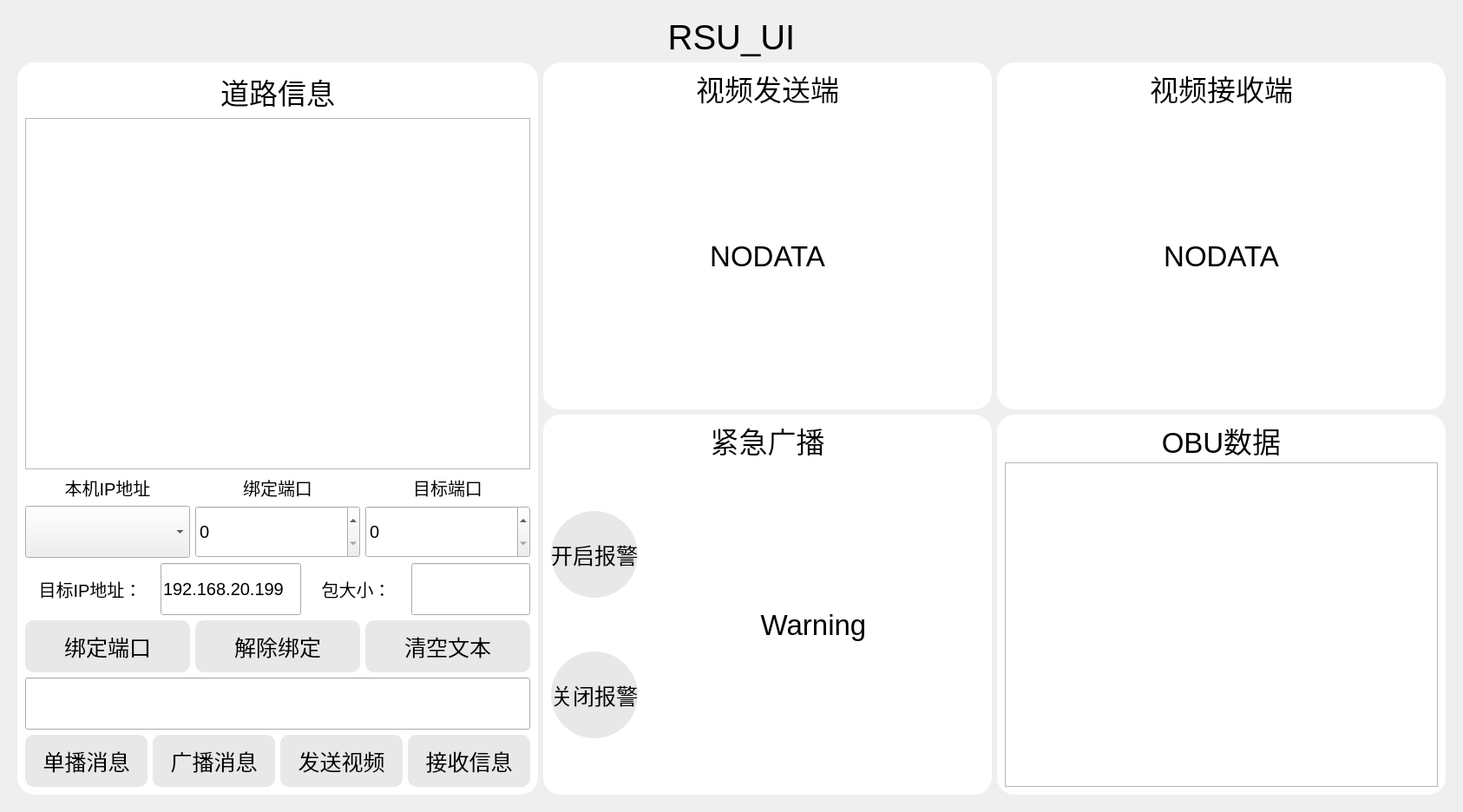
<?xml version="1.0" encoding="UTF-8"?>
<ui version="4.0">
 <class>Widget</class>
 <widget class="QWidget" name="Widget">
  <property name="geometry">
   <rect>
    <x>0</x>
    <y>0</y>
    <width>1686</width>
    <height>936</height>
   </rect>
  </property>
  <property name="windowTitle">
   <string>Widget</string>
  </property>
  <layout class="QGridLayout" name="gridLayout_2">
   <item row="0" column="0">
    <widget class="QWidget" name="widget_4" native="true">
     <property name="styleSheet">
      <string notr="true"/>
     </property>
     <layout class="QVBoxLayout" name="verticalLayout_7">
      <item>
       <layout class="QHBoxLayout" name="horizontalLayout_4">
        <item>
         <widget class="QLabel" name="label">
          <property name="font">
           <font>
            <pointsize>30</pointsize>
           </font>
          </property>
          <property name="text">
           <string>RSU_UI</string>
          </property>
          <property name="alignment">
           <set>Qt::AlignCenter</set>
          </property>
         </widget>
        </item>
       </layout>
      </item>
      <item>
       <layout class="QHBoxLayout" name="horizontalLayout_6">
        <item>
         <widget class="QWidget" name="widget" native="true">
          <property name="sizePolicy">
           <sizepolicy hsizetype="Preferred" vsizetype="Preferred">
            <horstretch>0</horstretch>
            <verstretch>0</verstretch>
           </sizepolicy>
          </property>
          <property name="maximumSize">
           <size>
            <width>600</width>
            <height>16777215</height>
           </size>
          </property>
          <property name="styleSheet">
           <string notr="true">QWidget#widget{
    background-color:white;
    border-radius:20px;
}</string>
          </property>
          <layout class="QVBoxLayout" name="verticalLayout_3">
           <item>
            <widget class="QLabel" name="label_5">
             <property name="font">
              <font>
               <pointsize>25</pointsize>
              </font>
             </property>
             <property name="text">
              <string>道路信息</string>
             </property>
             <property name="alignment">
              <set>Qt::AlignCenter</set>
             </property>
            </widget>
           </item>
           <item>
            <widget class="QTextBrowser" name="textBrowser">
             <property name="minimumSize">
              <size>
               <width>500</width>
               <height>200</height>
              </size>
             </property>
             <property name="maximumSize">
              <size>
               <width>800</width>
               <height>16777215</height>
              </size>
             </property>
            </widget>
           </item>
           <item>
            <layout class="QGridLayout" name="gridLayout">
             <item row="0" column="0">
              <widget class="QLabel" name="label_2">
               <property name="minimumSize">
                <size>
                 <width>150</width>
                 <height>30</height>
                </size>
               </property>
               <property name="font">
                <font>
                 <pointsize>15</pointsize>
                </font>
               </property>
               <property name="text">
                <string>本机IP地址</string>
               </property>
               <property name="alignment">
                <set>Qt::AlignCenter</set>
               </property>
              </widget>
             </item>
             <item row="1" column="0">
              <widget class="QComboBox" name="comboBox">
               <property name="minimumSize">
                <size>
                 <width>150</width>
                 <height>60</height>
                </size>
               </property>
               <property name="font">
                <font>
                 <pointsize>15</pointsize>
                </font>
               </property>
              </widget>
             </item>
             <item row="0" column="1">
              <widget class="QLabel" name="label_3">
               <property name="minimumSize">
                <size>
                 <width>150</width>
                 <height>30</height>
                </size>
               </property>
               <property name="font">
                <font>
                 <pointsize>15</pointsize>
                </font>
               </property>
               <property name="text">
                <string>绑定端口</string>
               </property>
               <property name="alignment">
                <set>Qt::AlignCenter</set>
               </property>
              </widget>
             </item>
             <item row="1" column="2">
              <widget class="QSpinBox" name="spinBox_2">
               <property name="minimumSize">
                <size>
                 <width>150</width>
                 <height>60</height>
                </size>
               </property>
               <property name="font">
                <font>
                 <pointsize>15</pointsize>
                </font>
               </property>
              </widget>
             </item>
             <item row="1" column="1">
              <widget class="QSpinBox" name="spinBox">
               <property name="minimumSize">
                <size>
                 <width>150</width>
                 <height>60</height>
                </size>
               </property>
               <property name="font">
                <font>
                 <pointsize>15</pointsize>
                </font>
               </property>
               <property name="value">
                <number>0</number>
               </property>
              </widget>
             </item>
             <item row="0" column="2">
              <widget class="QLabel" name="label_4">
               <property name="minimumSize">
                <size>
                 <width>150</width>
                 <height>30</height>
                </size>
               </property>
               <property name="font">
                <font>
                 <pointsize>15</pointsize>
                </font>
               </property>
               <property name="text">
                <string>目标端口</string>
               </property>
               <property name="alignment">
                <set>Qt::AlignCenter</set>
               </property>
              </widget>
             </item>
            </layout>
           </item>
           <item>
            <layout class="QHBoxLayout" name="horizontalLayout_2">
             <item>
              <widget class="QLabel" name="label_6">
               <property name="minimumSize">
                <size>
                 <width>150</width>
                 <height>30</height>
                </size>
               </property>
               <property name="font">
                <font>
                 <pointsize>15</pointsize>
                </font>
               </property>
               <property name="text">
                <string>目标IP地址：</string>
               </property>
               <property name="alignment">
                <set>Qt::AlignCenter</set>
               </property>
              </widget>
             </item>
             <item>
              <widget class="QLineEdit" name="lineEdit_2">
               <property name="minimumSize">
                <size>
                 <width>0</width>
                 <height>60</height>
                </size>
               </property>
               <property name="font">
                <font>
                 <pointsize>15</pointsize>
                </font>
               </property>
               <property name="text">
                <string>192.168.20.199</string>
               </property>
              </widget>
             </item>
             <item>
              <widget class="QLabel" name="label_11">
               <property name="minimumSize">
                <size>
                 <width>115</width>
                 <height>30</height>
                </size>
               </property>
               <property name="font">
                <font>
                 <pointsize>15</pointsize>
                </font>
               </property>
               <property name="text">
                <string>包大小：</string>
               </property>
               <property name="alignment">
                <set>Qt::AlignCenter</set>
               </property>
              </widget>
             </item>
             <item>
              <widget class="QLineEdit" name="lineEdit_3">
               <property name="minimumSize">
                <size>
                 <width>0</width>
                 <height>60</height>
                </size>
               </property>
               <property name="maximumSize">
                <size>
                 <width>150</width>
                 <height>16777215</height>
                </size>
               </property>
               <property name="font">
                <font>
                 <pointsize>15</pointsize>
                </font>
               </property>
              </widget>
             </item>
            </layout>
           </item>
           <item>
            <layout class="QHBoxLayout" name="horizontalLayout">
             <item>
              <widget class="QPushButton" name="pushButton">
               <property name="minimumSize">
                <size>
                 <width>150</width>
                 <height>60</height>
                </size>
               </property>
               <property name="font">
                <font>
                 <pointsize>-1</pointsize>
                </font>
               </property>
               <property name="styleSheet">
                <string notr="true">QPushButton#pushButton{
    background-color:#aadddddd;
    font-size:25px;
    border-radius:10px;
}
QPushButton#pushButton:pressed{
    background-color:green;
    font-size:25px;
    color:white;
    border-radius:10px;
    border:none;
}</string>
               </property>
               <property name="text">
                <string>绑定端口</string>
               </property>
               <property name="checkable">
                <bool>true</bool>
               </property>
              </widget>
             </item>
             <item>
              <widget class="QPushButton" name="pushButton_2">
               <property name="minimumSize">
                <size>
                 <width>150</width>
                 <height>60</height>
                </size>
               </property>
               <property name="font">
                <font>
                 <pointsize>-1</pointsize>
                </font>
               </property>
               <property name="styleSheet">
                <string notr="true">QPushButton#pushButton_2{
    background-color:#aadddddd;
    font-size:25px;
    border-radius:10px;
}
QPushButton#pushButton_2:pressed{
    background-color:green;
    font-size:25px;
    color:white;
    border-radius:10px;
    border:none;
}</string>
               </property>
               <property name="text">
                <string>解除绑定</string>
               </property>
               <property name="checkable">
                <bool>true</bool>
               </property>
              </widget>
             </item>
             <item>
              <widget class="QPushButton" name="pushButton_3">
               <property name="minimumSize">
                <size>
                 <width>150</width>
                 <height>60</height>
                </size>
               </property>
               <property name="font">
                <font>
                 <pointsize>-1</pointsize>
                </font>
               </property>
               <property name="styleSheet">
                <string notr="true">QPushButton#pushButton_3{
    background-color:#aadddddd;
    font-size:25px;
    border-radius:10px;
}
QPushButton#pushButton_3:pressed{
    background-color:green;
    font-size:25px;
    color:white;
    border-radius:10px;
    border:none;
}</string>
               </property>
               <property name="text">
                <string>清空文本</string>
               </property>
               <property name="checkable">
                <bool>true</bool>
               </property>
              </widget>
             </item>
            </layout>
           </item>
           <item>
            <widget class="QLineEdit" name="lineEdit">
             <property name="minimumSize">
              <size>
               <width>0</width>
               <height>60</height>
              </size>
             </property>
             <property name="font">
              <font>
               <pointsize>15</pointsize>
              </font>
             </property>
            </widget>
           </item>
           <item>
            <layout class="QHBoxLayout" name="horizontalLayout_5">
             <item>
              <widget class="QPushButton" name="pushButton_4">
               <property name="minimumSize">
                <size>
                 <width>100</width>
                 <height>60</height>
                </size>
               </property>
               <property name="font">
                <font>
                 <pointsize>-1</pointsize>
                </font>
               </property>
               <property name="styleSheet">
                <string notr="true">QPushButton#pushButton_4{
    background-color:#aadddddd;
    font-size:25px;
    border-radius:10px;
}
QPushButton#pushButton_4:pressed{
    background-color:green;
    font-size:25px;
    color:white;
    border-radius:10px;
    border:none;
}</string>
               </property>
               <property name="text">
                <string>单播消息</string>
               </property>
               <property name="checkable">
                <bool>true</bool>
               </property>
              </widget>
             </item>
             <item>
              <widget class="QPushButton" name="pushButton_5">
               <property name="minimumSize">
                <size>
                 <width>100</width>
                 <height>60</height>
                </size>
               </property>
               <property name="font">
                <font>
                 <pointsize>-1</pointsize>
                </font>
               </property>
               <property name="styleSheet">
                <string notr="true">QPushButton#pushButton_5{
    background-color:#aadddddd;
    font-size:25px;
    border-radius:10px;
}
QPushButton#pushButton_5:pressed{
    background-color:green;
    font-size:25px;
    color:white;
    border-radius:10px;
    border:none;
}</string>
               </property>
               <property name="text">
                <string>广播消息</string>
               </property>
               <property name="checkable">
                <bool>true</bool>
               </property>
              </widget>
             </item>
             <item>
              <widget class="QPushButton" name="pushButton_11">
               <property name="minimumSize">
                <size>
                 <width>100</width>
                 <height>60</height>
                </size>
               </property>
               <property name="font">
                <font>
                 <pointsize>-1</pointsize>
                </font>
               </property>
               <property name="styleSheet">
                <string notr="true">QPushButton#pushButton_11{
    background-color:#aadddddd;
    font-size:25px;
    border-radius:10px;
}
QPushButton#pushButton_11:pressed{
    background-color:green;
    font-size:25px;
    color:white;
    border-radius:10px;
    border:none;
}</string>
               </property>
               <property name="text">
                <string>发送视频</string>
               </property>
               <property name="checkable">
                <bool>true</bool>
               </property>
              </widget>
             </item>
             <item>
              <widget class="QPushButton" name="pushButton_12">
               <property name="minimumSize">
                <size>
                 <width>100</width>
                 <height>60</height>
                </size>
               </property>
               <property name="font">
                <font>
                 <pointsize>-1</pointsize>
                </font>
               </property>
               <property name="styleSheet">
                <string notr="true">QPushButton#pushButton_12{
    background-color:#aadddddd;
    font-size:25px;
    border-radius:10px;
}
QPushButton#pushButton_12:pressed{
    background-color:green;
    font-size:25px;
    color:white;
    border-radius:10px;
    border:none;
}</string>
               </property>
               <property name="text">
                <string>接收信息</string>
               </property>
               <property name="checkable">
                <bool>true</bool>
               </property>
              </widget>
             </item>
            </layout>
           </item>
          </layout>
         </widget>
        </item>
        <item>
         <layout class="QGridLayout" name="gridLayout_3">
          <item row="0" column="0">
           <widget class="QWidget" name="widget_3" native="true">
            <property name="minimumSize">
             <size>
              <width>500</width>
              <height>400</height>
             </size>
            </property>
            <property name="styleSheet">
             <string notr="true">QWidget#widget_3{
    background-color:white;
    border-radius:20px;
}</string>
            </property>
            <layout class="QVBoxLayout" name="verticalLayout">
             <item>
              <widget class="QLabel" name="label_10">
               <property name="minimumSize">
                <size>
                 <width>0</width>
                 <height>40</height>
                </size>
               </property>
               <property name="maximumSize">
                <size>
                 <width>16777215</width>
                 <height>40</height>
                </size>
               </property>
               <property name="font">
                <font>
                 <pointsize>25</pointsize>
                </font>
               </property>
               <property name="text">
                <string>视频发送端</string>
               </property>
               <property name="alignment">
                <set>Qt::AlignCenter</set>
               </property>
              </widget>
             </item>
             <item>
              <widget class="QLabel" name="label_7">
               <property name="minimumSize">
                <size>
                 <width>0</width>
                 <height>320</height>
                </size>
               </property>
               <property name="font">
                <font>
                 <pointsize>25</pointsize>
                </font>
               </property>
               <property name="text">
                <string>NODATA</string>
               </property>
               <property name="alignment">
                <set>Qt::AlignCenter</set>
               </property>
              </widget>
             </item>
            </layout>
           </widget>
          </item>
          <item row="0" column="1">
           <widget class="QWidget" name="widget_2" native="true">
            <property name="minimumSize">
             <size>
              <width>500</width>
              <height>400</height>
             </size>
            </property>
            <property name="styleSheet">
             <string notr="true">QWidget#widget_2{
    background-color:white;
    border-radius:20px;
}</string>
            </property>
            <layout class="QVBoxLayout" name="verticalLayout_2">
             <item>
              <widget class="QLabel" name="label_8">
               <property name="minimumSize">
                <size>
                 <width>0</width>
                 <height>40</height>
                </size>
               </property>
               <property name="maximumSize">
                <size>
                 <width>16777215</width>
                 <height>40</height>
                </size>
               </property>
               <property name="font">
                <font>
                 <pointsize>25</pointsize>
                </font>
               </property>
               <property name="text">
                <string>视频接收端</string>
               </property>
               <property name="alignment">
                <set>Qt::AlignCenter</set>
               </property>
              </widget>
             </item>
             <item>
              <widget class="QLabel" name="label_9">
               <property name="minimumSize">
                <size>
                 <width>0</width>
                 <height>320</height>
                </size>
               </property>
               <property name="font">
                <font>
                 <pointsize>25</pointsize>
                </font>
               </property>
               <property name="text">
                <string>NODATA</string>
               </property>
               <property name="alignment">
                <set>Qt::AlignCenter</set>
               </property>
              </widget>
             </item>
            </layout>
           </widget>
          </item>
          <item row="1" column="0">
           <widget class="QWidget" name="widget_5" native="true">
            <property name="minimumSize">
             <size>
              <width>500</width>
              <height>400</height>
             </size>
            </property>
            <property name="styleSheet">
             <string notr="true">QWidget#widget_5{
    background-color:white;
    border-radius:20px;
}</string>
            </property>
            <layout class="QVBoxLayout" name="verticalLayout_5">
             <item>
              <widget class="QLabel" name="label_12">
               <property name="minimumSize">
                <size>
                 <width>0</width>
                 <height>40</height>
                </size>
               </property>
               <property name="maximumSize">
                <size>
                 <width>16777215</width>
                 <height>40</height>
                </size>
               </property>
               <property name="font">
                <font>
                 <pointsize>25</pointsize>
                </font>
               </property>
               <property name="styleSheet">
                <string notr="true">QWidget#widget_5{
    background-color:white;
    border-radius:20px;
}</string>
               </property>
               <property name="text">
                <string>紧急广播</string>
               </property>
               <property name="alignment">
                <set>Qt::AlignCenter</set>
               </property>
              </widget>
             </item>
             <item>
              <layout class="QHBoxLayout" name="horizontalLayout_3" stretch="1,4">
               <item>
                <layout class="QVBoxLayout" name="verticalLayout_4">
                 <item>
                  <widget class="QPushButton" name="pushButton_6">
                   <property name="minimumSize">
                    <size>
                     <width>100</width>
                     <height>100</height>
                    </size>
                   </property>
                   <property name="maximumSize">
                    <size>
                     <width>100</width>
                     <height>100</height>
                    </size>
                   </property>
                   <property name="styleSheet">
                    <string notr="true">QPushButton#pushButton_6{
    background-color:#aadddddd;
    font-size:25px;
    border-radius:50px;
}
QPushButton#pushButton_6:pressed{
    background-color:green;
    font-size:25px;
    color:white;
    border-radius:50px;
    border:none;
}</string>
                   </property>
                   <property name="text">
                    <string>开启报警</string>
                   </property>
                  </widget>
                 </item>
                 <item>
                  <widget class="QPushButton" name="pushButton_7">
                   <property name="minimumSize">
                    <size>
                     <width>100</width>
                     <height>100</height>
                    </size>
                   </property>
                   <property name="maximumSize">
                    <size>
                     <width>100</width>
                     <height>100</height>
                    </size>
                   </property>
                   <property name="styleSheet">
                    <string notr="true">QPushButton#pushButton_7{
    background-color:#aadddddd;
    font-size:25px;
    border-radius:50px;
}
QPushButton#pushButton_7:pressed{
    background-color:green;
    font-size:25px;
    color:white;
    border-radius:50px;
    border:none;
}</string>
                   </property>
                   <property name="text">
                    <string>关闭报警</string>
                   </property>
                  </widget>
                 </item>
                </layout>
               </item>
               <item>
                <widget class="QLabel" name="label_13">
                 <property name="minimumSize">
                  <size>
                   <width>0</width>
                   <height>320</height>
                  </size>
                 </property>
                 <property name="font">
                  <font>
                   <pointsize>25</pointsize>
                  </font>
                 </property>
                 <property name="text">
                  <string>Warning</string>
                 </property>
                 <property name="alignment">
                  <set>Qt::AlignCenter</set>
                 </property>
                </widget>
               </item>
              </layout>
             </item>
            </layout>
           </widget>
          </item>
          <item row="1" column="1">
           <widget class="QWidget" name="widget_6" native="true">
            <property name="minimumSize">
             <size>
              <width>500</width>
              <height>400</height>
             </size>
            </property>
            <property name="styleSheet">
             <string notr="true">QWidget#widget_6{
    background-color:white;
    border-radius:20px;
}</string>
            </property>
            <layout class="QVBoxLayout" name="verticalLayout_6">
             <item>
              <widget class="QLabel" name="label_14">
               <property name="minimumSize">
                <size>
                 <width>0</width>
                 <height>40</height>
                </size>
               </property>
               <property name="maximumSize">
                <size>
                 <width>16777215</width>
                 <height>40</height>
                </size>
               </property>
               <property name="font">
                <font>
                 <pointsize>25</pointsize>
                </font>
               </property>
               <property name="text">
                <string>OBU数据</string>
               </property>
               <property name="alignment">
                <set>Qt::AlignCenter</set>
               </property>
              </widget>
             </item>
             <item>
              <widget class="QTextBrowser" name="textBrowser_2">
               <property name="font">
                <font>
                 <pointsize>15</pointsize>
                </font>
               </property>
              </widget>
             </item>
            </layout>
           </widget>
          </item>
         </layout>
        </item>
       </layout>
      </item>
     </layout>
    </widget>
   </item>
  </layout>
 </widget>
 <resources/>
 <connections/>
</ui>
